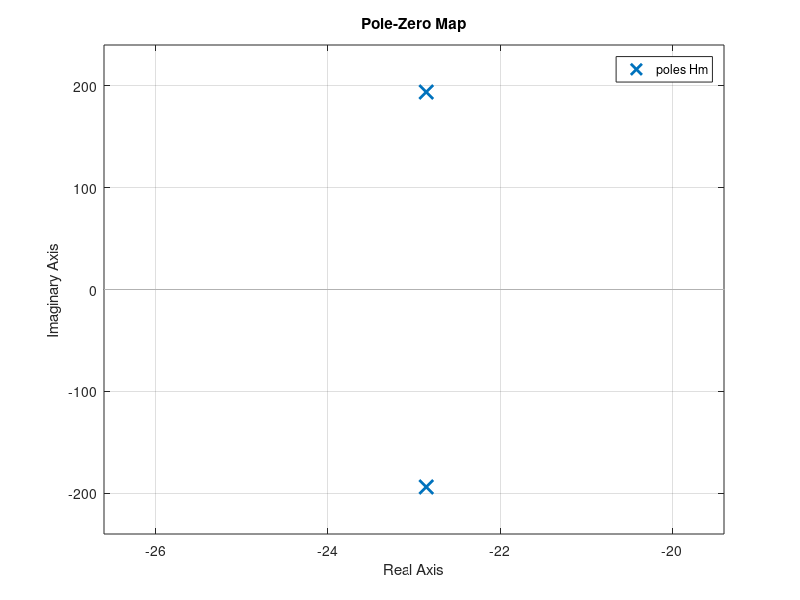
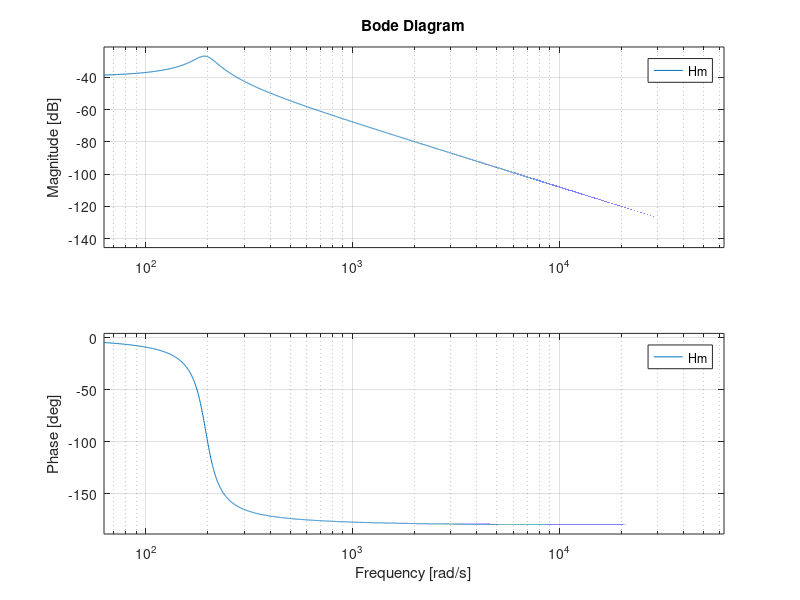
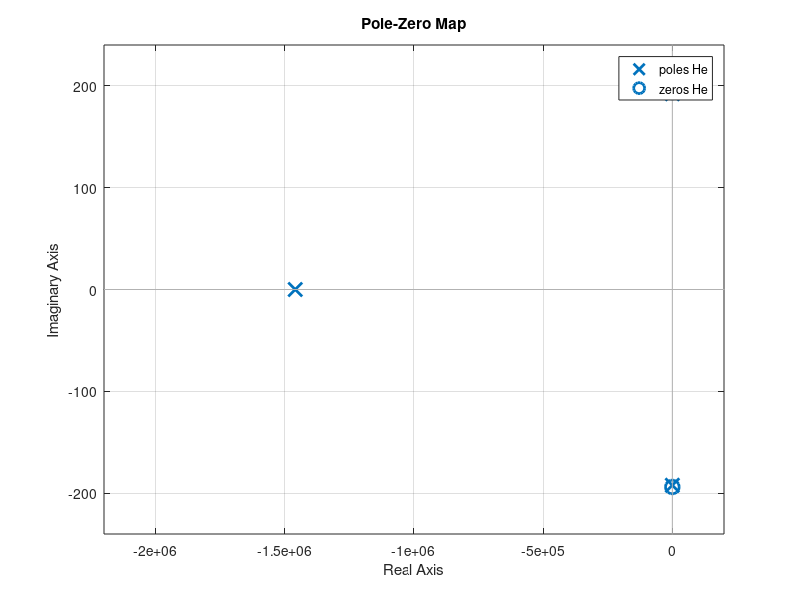
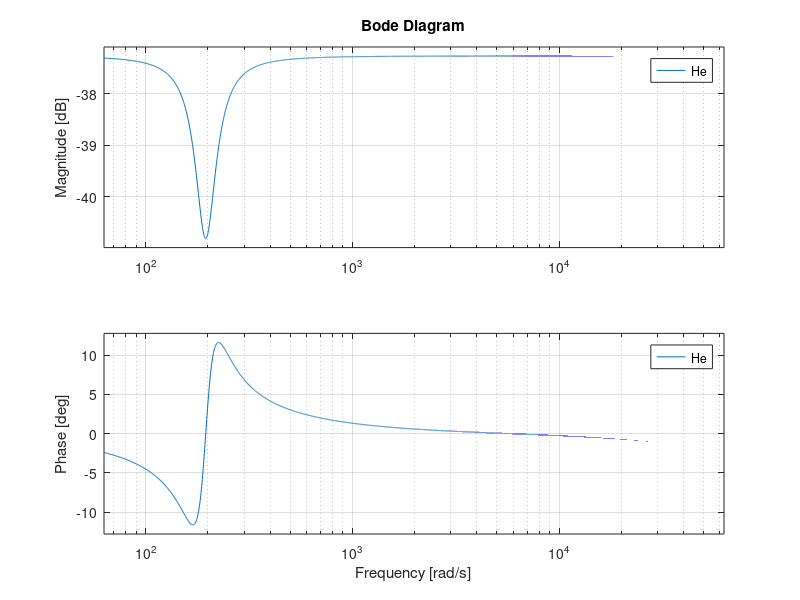

Here is the MATLAB script that generated these plots, in order: (Note: this script raises an error after producing the figures.)
clear all;
close all;

%Variable Globales
d = 1; % mètre
rho = 1; % kg/m3
c = 340; % m/s
Rs = 70; % ohm

%%% Variables pour Haut Parleur #1
%Bl = 10.8; % Tm
%%Variables Elec
%Re = 6.4; % ohm
%Le = 0.051e-3; % H
%%Variables Mec
%Mm = 13.3e-3; % kg
%Rm = 0.5; % kg/s
%Km = 935; % N/m
%%Variables Acoustiques
%Sm = 0.0201; % m2

%% Variables pour Haut Parleur #2
Bl = 4.2; % Tm
%Variables Elec
Re = 3; % ohm
Le = 0.05e-3; % H 
%Variables Mec
Mm = 10.5e-3; % kg
Rm = 0.48; % kg/s
Km = 400; % N/m
%Variables Acoustiques
Sm = 0.0222; % m2

%% Fonction de transfert Mec
%Création
s = tf('s');
Hm = Bl/(Mm*s^2 + Rm*s + Km);
Hm = minreal(Hm)
%Pôles & Zéros
figure("Name", "Pôles et zéros de Hm");
figure(1)
pzmap(Hm);
[m.z, m.p, m.k] = zpkdata(Hm, 'v')
%Diagramme de Bode
figure("name", "Diagramme de Bode de Hm");
figure(2)
bode(Hm, (10:0.1:10000)*2*pi)

%% Fonction de transfert Elec
%Création
He = 1/((Le+Bl*Hm)*s + Re+ Rs);
He = minreal(He)
%Pôles & Zéros
figure("name", "Pôles et zéros de He");
figure(3)
pzmap(He);
[e.z, e.p, e.k] = zpkdata(He, 'v')
%Diagramme de Bode
figure("name", "Diagramme de Bode de He");
figure(4)
bode(He, (10:0.1:10000)*2*pi)

%% Fonction de transfert Electro-Acoustique
%Création
Ha = He*Hm*(rho*Sm*s^2*exp(-s*d/c))/(2*pi*d);
Ha = minreal(Ha)
%Pôles & Zéros
figure("name", "Pôles et zéros de Ha");
figure(5)
pzmap(Ha);
[a.z, a.p, a.k] = zpkdata(Ha, 'v')
%Diagramme de Bode
figure("name", "Diagramme de Bode de Ha");
figure(6)
bode(Ha, (10:0.1:10000)*2*pi)

%% Son continue - PWM
%Série fournier PWM 100Hz 50% composante continue & 10 1ers harmoniques

%Création du PWM
NbHarmoniques = 10;
k = [-NbHarmoniques:1:NbHarmoniques];

Fe = 1000;
T = 0.01; % s
dt = T/Fe;
w0 = 2*pi/T; % rad/s
t = [0:dt:T-dt];
x = [ones(1, 500), zeros(1, 500)];
x = x*3.3;

%fonctions de transfert harmoniques
for i=1:length(k)
    u(i,:) = exp(-j*k(i)*w0*t);
end

%Amplitudes & phases des fonctions de transfert harmoniques
for i=1:length(k)
    X(i) = 1/T*trapz(t, x.*u(i,:));
end

%Affichage
AMP = abs(X);
PHASE = angle(X);

for i=1:length(AMP)
    if AMP(i) <= 0.01
        PHASE(i) = 0;
    end
end

figure("name", "Diagramme d'amplitude et de phase du PWM")
figure(7)
subplot(2, 1, 1)
stem(k, AMP)
xlabel("Harmoniques");
ylabel("Amplitude");
subplot(2, 1, 2)
stem(k, PHASE)
xlabel("Harmoniques");
ylabel("Phase");

%Reconstruction
y = 0;
for i=1:length(k)
    y = y+AMP(i)*cos(k(i)*w0*t+PHASE(i));
end
figure("name", "Reconstruction du PWM")
figure(8)
plot(t, y)

%Réponse Ha
for i = 1:length(k)
    H_k(i) = evalfr(Ha,j*k(i)*w0);
end
for i = 1:length(k)
    Y_k(i) = X(i) * H_k(i);
end

y = 0;
for i = 1:length(k)
    y = y + Y_k(i)*exp(1i*k(i)*w0*t);
end
figure("name", "Réponse du système au PWM")
figure(9)
plot(t, y)

%% Courant PWM
for i = 1:length(k)
    H_k(i) = evalfr(He,j*k(i)*w0);
end
for i = 1:length(k)
    Y_k(i) = X(i) * H_k(i);
end

y = 0;
for i = 1:length(k)
    y = y + Y_k(i)*exp(1i*k(i)*w0*t);
end
figure("name", "Courant du système avec PWM")
figure(10)
plot(t, y)

%% Son percussif - Impulse
%Création du signal
Fe = 100e3; % Fréquence d'échantillonnage 100 kHz
Te = 1/Fe;  % Période d'échantillonnage
t = 0:Te:0.05; % Simulation sur 50 ms

% Signal d'entrée : impulsion de 3.3V pendant 10 ms
u = 3.3 * (t >= 0 & t <= 10e-3);

%Fraction rationnelles de H electro acoustique & Laplace ^ -1
h = 0;
[R,P,K] = residue(Ha.Numerator{1}, Ha.Denominator{1});
for i=1:length(P)
    h = h+R(i)*exp(P(i)*t);
end

%Convolution aec signal pour obtenir p(t)
p_t = conv(u, h) * Te;
t_conv = (0:length(p_t)-1) * Te; % Temps associé

%Affichage
figure("name", "Réponse du système après Impulse")
figure(11);
plot(t_conv, p_t);
xlabel("Temps (s)");
ylabel("Amplitude");

%% Courant Impulse
%Fraction rationnelles de H electrique & Laplace ^ -1
h = 0;
[R,P,K] = residue(He.Numerator{1}, He.Denominator{1});
for i=1:length(P)
    h = h+R(i)*exp(P(i)*t);
end

i_t = conv(u, h) * Te; % Convolution discrète (intégration par Te)
t_conv = (0:length(i_t)-1) * Te; % Temps associé

figure("name", "Courant du système avec Impulse")
figure(12);
plot(t_conv, i_t);
xlabel("Temps (s)");
ylabel("Courant");
%% Faire le simulink